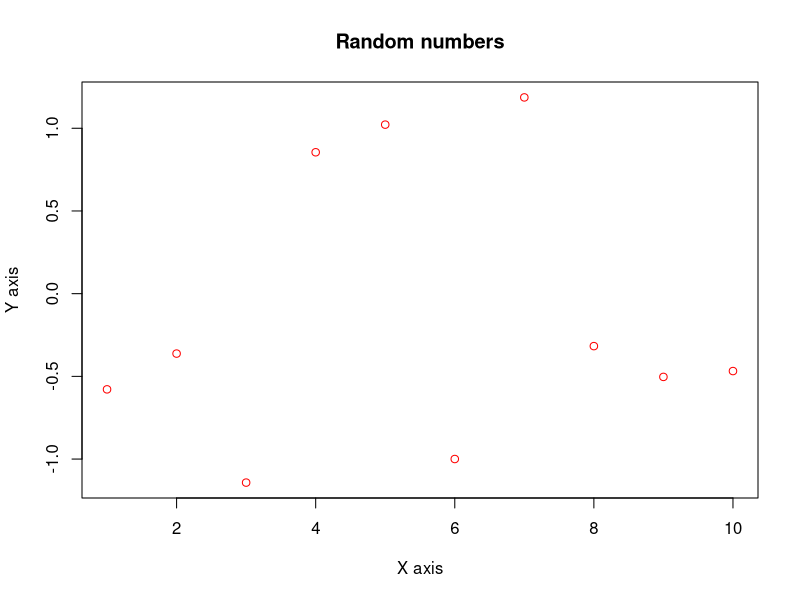

The R source for this figure:
x <- c(1, 2, 3, 4, 5)
mean(x)

plot(1:10, rnorm(10), main = "Random numbers", xlab = "X axis", ylab = "Y axis", col = "red")
